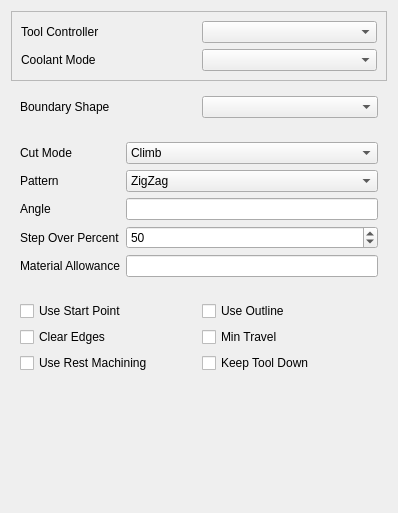
<?xml version="1.0" encoding="UTF-8"?>
<ui version="4.0">
 <class>Form</class>
 <widget class="QWidget" name="Form">
  <property name="geometry">
   <rect>
    <x>0</x>
    <y>0</y>
    <width>398</width>
    <height>513</height>
   </rect>
  </property>
  <property name="windowTitle">
   <string notr="true">Form</string>
  </property>
  <layout class="QGridLayout" name="gridLayout_4">
   <item row="0" column="0">
    <widget class="QFrame" name="frame">
     <property name="frameShape">
      <enum>QFrame::StyledPanel</enum>
     </property>
     <property name="frameShadow">
      <enum>QFrame::Raised</enum>
     </property>
     <layout class="QGridLayout" name="gridLayout_3">
      <item row="0" column="0">
       <widget class="QLabel" name="toolController_label">
        <property name="text">
         <string>Tool Controller</string>
        </property>
       </widget>
      </item>
      <item row="0" column="1">
       <widget class="QComboBox" name="toolController">
        <property name="toolTip">
         <string>The tool and its settings to be used for this operation</string>
        </property>
       </widget>
      </item>
      <item row="1" column="0">
       <widget class="QLabel" name="coolantController_label">
        <property name="text">
         <string>Coolant Mode</string>
        </property>
       </widget>
      </item>
      <item row="1" column="1">
       <widget class="QComboBox" name="coolantController">
        <property name="toolTip">
         <string>The tool and its settings to be used for this operation</string>
        </property>
       </widget>
      </item>
     </layout>
    </widget>
   </item>
   <item row="1" column="0">
    <widget class="QWidget" name="facingWidget">
     <layout class="QGridLayout" name="gridLayout_2">
      <item row="0" column="0">
       <widget class="QLabel" name="boundaryShape_label">
        <property name="text">
         <string>Boundary Shape</string>
        </property>
       </widget>
      </item>
     <item row="0" column="1">
       <widget class="QComboBox" name="boundaryShape">
        <property name="toolTip">
         <string>Specify if the facing should be restricted by the actual shape of the selected face (or the part if no face is selected), or if the bounding box should be faced off.

The latter can be used to face of the entire stock area to ensure uniform heights for the following operations</string>
        </property>
       </widget>
      </item>
      </layout>
    </widget>
   </item>
   <item row="2" column="0">
    <widget class="QWidget" name="widget">
     <layout class="QFormLayout" name="formLayout">
      <property name="fieldGrowthPolicy">
       <enum>QFormLayout::AllNonFixedFieldsGrow</enum>
      </property>
      <item row="0" column="0">
       <widget class="QLabel" name="cutMode_label">
        <property name="text">
         <string>Cut Mode</string>
        </property>
       </widget>
      </item>
      <item row="0" column="1">
       <widget class="QComboBox" name="cutMode">
        <property name="toolTip">
         <string>The cutting mode assumes that the cut on one side of the tool bit represents the resulting part and the other side is either already milled away or will be removed later on. Climb mode is when the tool bit is moved into the cut on each rotation, whereas in conventional mode the tool bit's rotation and the tool's lateral movement are in the same direction</string>
        </property>
        <item>
         <property name="text">
          <string>Climb</string>
         </property>
        </item>
        <item>
         <property name="text">
          <string>Conventional</string>
         </property>
        </item>
       </widget>
      </item>
      <item row="1" column="0">
       <widget class="QLabel" name="offsetPattern_label">
        <property name="text">
         <string>Pattern</string>
        </property>
       </widget>
      </item>
      <item row="1" column="1">
       <widget class="QComboBox" name="offsetPattern">
        <property name="toolTip">
         <string>Pattern the tool bit is moved in to clear the material</string>
        </property>
        <property name="currentText">
         <string notr="true">ZigZag</string>
        </property>
        <item>
         <property name="text">
          <string>ZigZag</string>
         </property>
        </item>
        <item>
         <property name="text">
          <string notr="true">Offset</string>
         </property>
        </item>
        <item>
         <property name="text">
          <string>Spiral</string>
         </property>
        </item>
        <item>
         <property name="text">
          <string>ZigZagOffset</string>
         </property>
        </item>
        <item>
         <property name="text">
          <string>Line</string>
         </property>
        </item>
        <item>
         <property name="text">
          <string>Grid</string>
         </property>
        </item>
        <item>
         <property name="text">
          <string>Triangle</string>
         </property>
        </item>
       </widget>
      </item>
      <item row="2" column="0">
       <widget class="QLabel" name="zigZagAngle_label">
        <property name="text">
         <string>Angle</string>
        </property>
       </widget>
      </item>
      <item row="2" column="1">
       <widget class="Gui::InputField" name="zigZagAngle">
        <property name="toolTip">
         <string>Angle in which the pattern is applied</string>
        </property>
       </widget>
      </item>
      <item row="3" column="0">
       <widget class="QLabel" name="stepOverPercent_label">
        <property name="text">
         <string>Step Over Percent</string>
        </property>
       </widget>
      </item>
      <item row="3" column="1">
       <widget class="QSpinBox" name="stepOverPercent">
        <property name="toolTip">
         <string>The amount by which the tool is laterally displaced on each cycle of the pattern, specified in percent of the tool diameter. A step over of 100% results in no overlap between two different cycles</string>
        </property>
        <property name="minimum">
         <number>1</number>
        </property>
        <property name="maximum">
         <number>100</number>
        </property>
        <property name="singleStep">
         <number>10</number>
        </property>
        <property name="value">
         <number>50</number>
        </property>
       </widget>
      </item>
      <item row="4" column="0">
       <widget class="QLabel" name="extraOffset_label">
        <property name="text">
         <string>Material Allowance</string>
        </property>
       </widget>
      </item>
      <item row="4" column="1">
       <widget class="Gui::InputField" name="extraOffset">
        <property name="toolTip">
         <string>The amount of material that should be left by this operation in relation to the target shape</string>
        </property>
       </widget>
      </item>
     </layout>
    </widget>
   </item>
   <item row="3" column="0">
    <widget class="QWidget" name="pocketWidget">
     <layout class="QGridLayout" name="gridLayout">
      <item row="1" column="0">
       <widget class="QCheckBox" name="useStartPoint">
        <property name="toolTip">
         <string>Specify if this operation uses a starting point</string>
        </property>
        <property name="text">
         <string>Use Start Point</string>
        </property>
       </widget>
      </item>
      <item row="1" column="1">
       <widget class="QCheckBox" name="useOutline">
        <property name="toolTip">
         <string>If selected the operation uses the outline of the selected base geometry and ignores all holes and islands</string>
        </property>
        <property name="text">
         <string>Use Outline</string>
        </property>
       </widget>
      </item>
      <item row="2" column="0">
       <widget class="QCheckBox" name="clearEdges">
        <property name="text">
         <string>Clear Edges</string>
        </property>
       </widget>
      </item>
      <item row="2" column="1">
       <widget class="QCheckBox" name="minTravel">
        <property name="text">
         <string>Min Travel</string>
        </property>
       </widget>
      </item>
      <item row="3" column="0">
       <widget class="QCheckBox" name="useRestMachining">
        <property name="toolTip">
         <string>Check to skip machining regions that have already been cleared by previous operations</string>
        </property>
        <property name="text">
         <string>Use Rest Machining</string>
        </property>
       </widget>
      </item>
      <item row="3" column="1">
        <widget class="QCheckBox" name="keepToolDown">
          <property name="toolTip">
            <string>Check to avoid unnecessary vertical travel of tool</string>
          </property>
          <property name="text">
            <string>Keep Tool Down</string>
          </property>
        </widget>
      </item>
     </layout>
    </widget>
   </item>
   <item row="4" column="0">
    <spacer name="verticalSpacer_2">
     <property name="orientation">
      <enum>Qt::Vertical</enum>
     </property>
     <property name="sizeHint" stdset="0">
      <size>
       <width>20</width>
       <height>40</height>
      </size>
     </property>
    </spacer>
   </item>
  </layout>
 </widget>
 <customwidgets>
  <customwidget>
   <class>Gui::InputField</class>
   <extends>QLineEdit</extends>
   <header>Gui/InputField.h</header>
  </customwidget>
 </customwidgets>
 <resources/>
 <connections/>
</ui>
